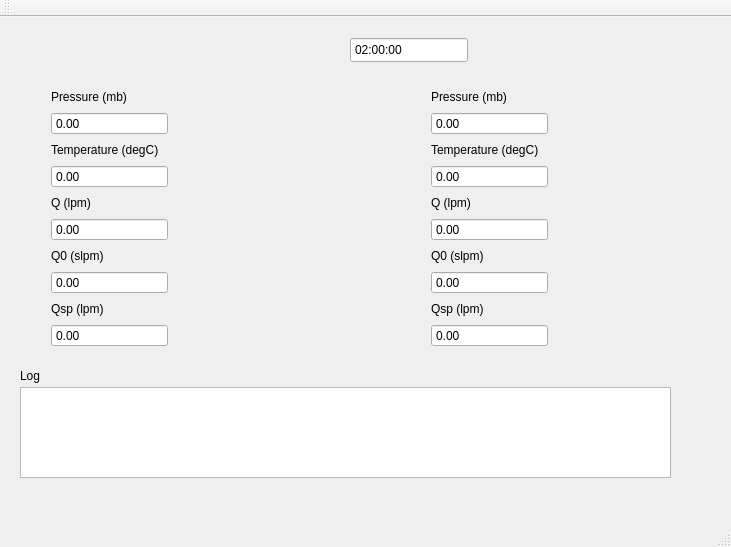
<?xml version="1.0" encoding="UTF-8"?>
<ui version="4.0">
 <class>MfcUi</class>
 <widget class="QMainWindow" name="MfcUi">
  <property name="geometry">
   <rect>
    <x>0</x>
    <y>0</y>
    <width>731</width>
    <height>547</height>
   </rect>
  </property>
  <property name="windowTitle">
   <string>MfcUi</string>
  </property>
  <widget class="QWidget" name="centralWidget">
   <widget class="QWidget" name="layoutWidget">
    <property name="geometry">
     <rect>
      <x>420</x>
      <y>60</y>
      <width>139</width>
      <height>281</height>
     </rect>
    </property>
    <layout class="QVBoxLayout" name="verticalLayout">
     <item>
      <widget class="QLabel" name="label_3">
       <property name="text">
        <string>Pressure (mb)</string>
       </property>
      </widget>
     </item>
     <item>
      <widget class="QDoubleSpinBox" name="ac0_P">
       <property name="readOnly">
        <bool>true</bool>
       </property>
       <property name="buttonSymbols">
        <enum>QAbstractSpinBox::NoButtons</enum>
       </property>
      </widget>
     </item>
     <item>
      <widget class="QLabel" name="label_4">
       <property name="text">
        <string>Temperature (degC)</string>
       </property>
      </widget>
     </item>
     <item>
      <widget class="QDoubleSpinBox" name="ac0_T">
       <property name="readOnly">
        <bool>true</bool>
       </property>
       <property name="buttonSymbols">
        <enum>QAbstractSpinBox::NoButtons</enum>
       </property>
      </widget>
     </item>
     <item>
      <widget class="QLabel" name="label_5">
       <property name="text">
        <string>Q (lpm)</string>
       </property>
      </widget>
     </item>
     <item>
      <widget class="QDoubleSpinBox" name="ac0_Q">
       <property name="readOnly">
        <bool>true</bool>
       </property>
       <property name="buttonSymbols">
        <enum>QAbstractSpinBox::NoButtons</enum>
       </property>
      </widget>
     </item>
     <item>
      <widget class="QLabel" name="label_6">
       <property name="text">
        <string>Q0 (slpm)</string>
       </property>
      </widget>
     </item>
     <item>
      <widget class="QDoubleSpinBox" name="ac0_Q0">
       <property name="readOnly">
        <bool>true</bool>
       </property>
       <property name="buttonSymbols">
        <enum>QAbstractSpinBox::NoButtons</enum>
       </property>
      </widget>
     </item>
     <item>
      <widget class="QLabel" name="label_7">
       <property name="text">
        <string>Qsp (lpm)</string>
       </property>
      </widget>
     </item>
     <item>
      <widget class="QDoubleSpinBox" name="ac0_Qsp">
       <property name="readOnly">
        <bool>true</bool>
       </property>
       <property name="buttonSymbols">
        <enum>QAbstractSpinBox::NoButtons</enum>
       </property>
      </widget>
     </item>
    </layout>
   </widget>
   <widget class="QTimeEdit" name="timeEdit">
    <property name="geometry">
     <rect>
      <x>350</x>
      <y>20</y>
      <width>118</width>
      <height>26</height>
     </rect>
    </property>
    <property name="frame">
     <bool>true</bool>
    </property>
    <property name="readOnly">
     <bool>true</bool>
    </property>
    <property name="buttonSymbols">
     <enum>QAbstractSpinBox::NoButtons</enum>
    </property>
    <property name="displayFormat">
     <string>hh:mm:ss</string>
    </property>
    <property name="timeSpec">
     <enum>Qt::UTC</enum>
    </property>
    <property name="time">
     <time>
      <hour>2</hour>
      <minute>0</minute>
      <second>0</second>
     </time>
    </property>
   </widget>
   <widget class="QLabel" name="label_2">
    <property name="geometry">
     <rect>
      <x>20</x>
      <y>350</y>
      <width>67</width>
      <height>17</height>
     </rect>
    </property>
    <property name="text">
     <string>Log</string>
    </property>
   </widget>
   <widget class="QWidget" name="layoutWidget_2">
    <property name="geometry">
     <rect>
      <x>40</x>
      <y>60</y>
      <width>139</width>
      <height>281</height>
     </rect>
    </property>
    <layout class="QVBoxLayout" name="verticalLayout_3">
     <item>
      <widget class="QLabel" name="label_13">
       <property name="text">
        <string>Pressure (mb)</string>
       </property>
      </widget>
     </item>
     <item>
      <widget class="QDoubleSpinBox" name="ac1_P_2">
       <property name="readOnly">
        <bool>true</bool>
       </property>
       <property name="buttonSymbols">
        <enum>QAbstractSpinBox::NoButtons</enum>
       </property>
      </widget>
     </item>
     <item>
      <widget class="QLabel" name="label_14">
       <property name="text">
        <string>Temperature (degC)</string>
       </property>
      </widget>
     </item>
     <item>
      <widget class="QDoubleSpinBox" name="ac1_T_2">
       <property name="readOnly">
        <bool>true</bool>
       </property>
       <property name="buttonSymbols">
        <enum>QAbstractSpinBox::NoButtons</enum>
       </property>
      </widget>
     </item>
     <item>
      <widget class="QLabel" name="label_15">
       <property name="text">
        <string>Q (lpm)</string>
       </property>
      </widget>
     </item>
     <item>
      <widget class="QDoubleSpinBox" name="ac1_Q_2">
       <property name="readOnly">
        <bool>true</bool>
       </property>
       <property name="buttonSymbols">
        <enum>QAbstractSpinBox::NoButtons</enum>
       </property>
      </widget>
     </item>
     <item>
      <widget class="QLabel" name="label_16">
       <property name="text">
        <string>Q0 (slpm)</string>
       </property>
      </widget>
     </item>
     <item>
      <widget class="QDoubleSpinBox" name="ac1_Q0_2">
       <property name="readOnly">
        <bool>true</bool>
       </property>
       <property name="buttonSymbols">
        <enum>QAbstractSpinBox::NoButtons</enum>
       </property>
      </widget>
     </item>
     <item>
      <widget class="QLabel" name="label_17">
       <property name="text">
        <string>Qsp (lpm)</string>
       </property>
      </widget>
     </item>
     <item>
      <widget class="QDoubleSpinBox" name="ac1_Qsp_2">
       <property name="readOnly">
        <bool>true</bool>
       </property>
       <property name="buttonSymbols">
        <enum>QAbstractSpinBox::NoButtons</enum>
       </property>
      </widget>
     </item>
    </layout>
   </widget>
   <widget class="QPlainTextEdit" name="log_text_box">
    <property name="geometry">
     <rect>
      <x>20</x>
      <y>370</y>
      <width>651</width>
      <height>91</height>
     </rect>
    </property>
    <property name="acceptDrops">
     <bool>false</bool>
    </property>
    <property name="toolTip">
     <string>Message logs emitted by system.</string>
    </property>
    <property name="readOnly">
     <bool>true</bool>
    </property>
   </widget>
  </widget>
  <widget class="QMenuBar" name="menuBar">
   <property name="geometry">
    <rect>
     <x>0</x>
     <y>0</y>
     <width>731</width>
     <height>19</height>
    </rect>
   </property>
  </widget>
  <widget class="QToolBar" name="mainToolBar">
   <attribute name="toolBarArea">
    <enum>TopToolBarArea</enum>
   </attribute>
   <attribute name="toolBarBreak">
    <bool>false</bool>
   </attribute>
  </widget>
  <widget class="QStatusBar" name="statusBar"/>
 </widget>
 <layoutdefault spacing="6" margin="11"/>
 <resources/>
 <connections/>
</ui>
